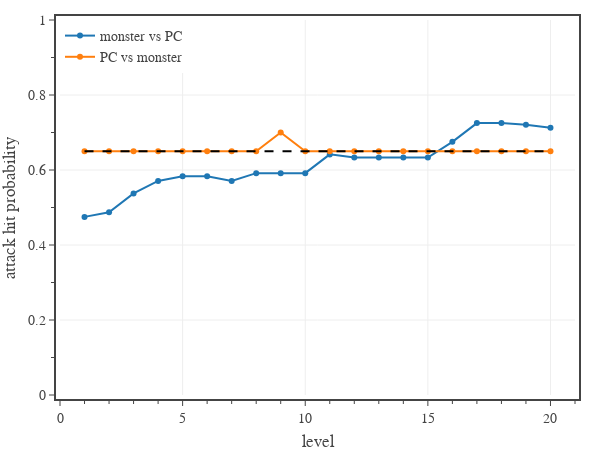

The notebook cell saved with this chart:
### Code cell
# plots the average probability of hitting with an attack
pc = {
    'level':      [ 1, 2, 3, 4, 5, 6, 7, 8, 9,10,11,12,13,14,15,16,17,18,19,20],
    'attack mod': [ 3, 3, 3, 4, 4, 4, 4, 5, 5, 5, 5, 5, 5, 5, 5, 5, 5, 5, 5, 5],
    'prof bonus': [ 2, 2, 2, 2, 3, 3, 3, 3, 4, 4, 4, 4, 5, 5, 5, 5, 6, 6, 6, 6],
    "armor class": {
        "Barbarian": [15, 12, 12, 12, 12, 12, 12, 12, 12, 12, 12, 13, 13, 13, 13, 14, 14, 14, 15, 17],
        "Bard":      [14, 14, 14, 14, 15, 15, 15, 15, 15, 15, 15, 15, 15, 15, 15, 15, 15, 15, 15, 15],
        "Cleric":    [17, 17, 17, 17, 17, 17, 18, 18, 18, 18, 18, 18, 18, 18, 18, 18, 18, 18, 18, 18],
        "Druid":     [15, 15, 15, 16, 16, 16, 18, 18, 18, 18, 18, 18, 18, 18, 18, 18, 18, 18, 18, 18],
        "Fighter":   [16, 16, 16, 16, 16, 16, 16, 18, 18, 18, 18, 18, 18, 18, 18, 18, 18, 18, 18, 18],
        "Monk":      [16, 16, 16, 17, 17, 17, 17, 18, 18, 18, 18, 19, 19, 19, 19, 20, 20, 20, 20, 20],
        "Paladin":   [16, 16, 16, 16, 16, 16, 16, 18, 18, 18, 18, 18, 18, 18, 18, 18, 18, 18, 18, 18],
        "Ranger":    [14, 14, 14, 15, 16, 16, 16, 17, 17, 17, 17, 17, 17, 17, 17, 17, 17, 17, 17, 17],
        "Rogue":     [14, 14, 14, 15, 16, 16, 16, 17, 17, 17, 17, 17, 17, 17, 17, 17, 17, 17, 17, 17],
        "Sorcerer":  [12, 12, 12, 12, 15, 15, 15, 15, 15, 15, 15, 15, 15, 15, 15, 15, 15, 15, 15, 15],
        "Warlock":   [13, 13, 13, 13, 13, 13, 13, 13, 13, 13, 13, 13, 13, 13, 13, 13, 13, 13, 13, 13],
        "Wizard":    [12, 12, 12, 12, 15, 15, 15, 15, 15, 15, 15, 15, 15, 15, 15, 15, 15, 15, 15, 15],
    }
}
pc['attack bonus'] = [pc['attack mod'][i] + pc['prof bonus'][i] for i in range(20)]
ac_mean = np.zeros(20)
for c in pc['armor class']:
    ac_mean += np.array(pc['armor class'][c])
ac_mean /= len(pc['armor class'])
pc['armor class'] = list(ac_mean)

dfD = pd.read_csv('../../assets/data/dmg-targets.csv') # 'CR','PB','AC','AB','DC'
#dfD = df0[['CR','AC','AB']].groupby(['CR']).mean().reset_index()
dfD = dfD[dfD['CR'].between(1, 20)]

def attack_hit_crit_prob(AC, AB):
    return max(0.05, min(0.95, 0.05*(21 + AB - AC)))

# create figure
fig = go.Figure(
    layout=go.Layout(
        template=TFB_TEMPLATE,
        margin=dict(l=60, r=25, b=55, t=20, pad=4),
        xaxis=dict(
            title_text='level',
            range=[0,21],
            tick0=0, dtick=5,
            minor=dict(tick0=0, dtick=1),
        ),
        yaxis=dict(
            title_text='attack hit probability',
            range=[0,1],
            tick0=0, dtick=0.2,
            minor=dict(tick0=0, dtick=0.1),
        ),
        legend=dict(
            xanchor='left', yanchor='top',
            x=0.00, y=1.00,
            orientation='v',
            tracegroupgap=0,
        )
    )
)


# monster vs pc
lvl = np.array(pc['level'])
ac = np.array(pc['armor class'])
ab = np.array(dfD['AB'])
phit = np.array([attack_hit_crit_prob(ac[i], ab[i]) for i in range(20)])
fig.add_trace(go.Scatter(
    x=lvl, 
    y=phit,
    mode='markers+lines', 
    name='monster vs PC',
    hovertemplate=
        'Level %{x}<br>'+
        'Hit Probability %{y:,.0%}' + 
        '<extra></extra>'
))
print(np.mean(phit))

# pc vs monster
lvl = np.array(pc['level'])
ab = np.array(pc['attack bonus'])
ac = np.array(dfD['AC'])
phit = np.array([attack_hit_crit_prob(ac[i], ab[i]) for i in range(20)])
fig.add_trace(go.Scatter(
    x=lvl, 
    y=phit,
    mode='markers+lines', 
    name='PC vs monster',
    hovertemplate=
        'Level %{x}<br>'+
        'Hit Probability %{y:,.0%}' + 
        '<extra></extra>'
))
print(np.mean(phit))

# reference line
fig.add_trace(go.Scatter(
    x=lvl, 
    y=[0.65]*len(lvl),
    mode='lines', 
    name='reference',
    line=dict(color='black', dash='dash'),
    showlegend=False,
    hoverinfo='skip',
))

# show figure
fig.update_layout(width=600, height=450)
fig.show(config=TFB_CONFIG)

# save figures
if SAVEFIGS:
    fig.update_layout(autosize=True, width=None, height=None)
    save_fig_html(fig, format='large', name=f'./fig-attack-hit-probability-vs-level-large')
    save_fig_html(fig, format='small', name=f'./fig-attack-hit-probability-vs-level-small')

### Figure 1 — Plotly figure (JSON) as saved in the notebook; plotly's stock layout.template omitted (floating-point values rounded to 4 significant figures)
{"data": [{"hovertemplate": "Level %{x}<br>Hit Probability %{y:,.0%}<extra></extra>", "mode": "markers+lines", "name": "monster vs PC", "type": "scatter", "x": [1, 2, 3, 4, 5, 6, 7, 8, 9, 10, 11, 12, 13, 14, 15, 16, 17, 18, 19, 20], "y": [0.475, 0.4875, 0.5375, 0.5708, 0.5833, 0.5833, 0.5708, 0.5917, 0.5917, 0.5917, 0.6417, 0.6333, 0.6333, 0.6333, 0.6333, 0.675, 0.725, 0.725, 0.7208, 0.7125]}, {"hovertemplate": "Level %{x}<br>Hit Probability %{y:,.0%}<extra></extra>", "mode": "markers+lines", "name": "PC vs monster", "type": "scatter", "x": [1, 2, 3, 4, 5, 6, 7, 8, 9, 10, 11, 12, 13, 14, 15, 16, 17, 18, 19, 20], "y": [0.65, 0.65, 0.65, 0.65, 0.65, 0.65, 0.65, 0.65, 0.7, 0.65, 0.65, 0.65, 0.65, 0.65, 0.65, 0.65, 0.65, 0.65, 0.65, 0.65]}, {"hoverinfo": "skip", "line": {"color": "black", "dash": "dash"}, "mode": "lines", "name": "reference", "showlegend": false, "type": "scatter", "x": [1, 2, 3, 4, 5, 6, 7, 8, 9, 10, 11, 12, 13, 14, 15, 16, 17, 18, 19, 20], "y": [0.65, 0.65, 0.65, 0.65, 0.65, 0.65, 0.65, 0.65, 0.65, 0.65, 0.65, 0.65, 0.65, 0.65, 0.65, 0.65, 0.65, 0.65, 0.65, 0.65]}], "layout": {"height": 450, "legend": {"orientation": "v", "tracegroupgap": 0, "x": 0, "xanchor": "left", "y": 1, "yanchor": "top"}, "margin": {"b": 55, "l": 60, "pad": 4, "r": 25, "t": 20}, "width": 600, "xaxis": {"dtick": 5, "minor": {"dtick": 1, "tick0": 0}, "range": [0, 21], "tick0": 0, "title": {"text": "level"}}, "yaxis": {"dtick": 0.2, "minor": {"dtick": 0.1, "tick0": 0}, "range": [0, 1], "tick0": 0, "title": {"text": "attack hit probability"}}}}
